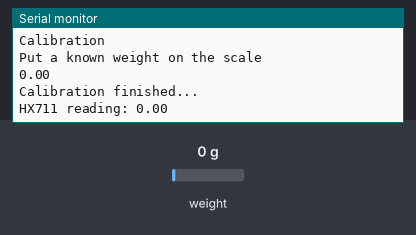
Bench run of a sketch on a simulated Arduino Uno, built with avr-gcc and run on an emulated ATmega328P. Parts: the last lines printed to the serial monitor. The test bench sets the inputs (shaded band); at power-on: weight on the scale 0 g.

Above: at 9.7 s.
9.8 s: weight on the scale set to 100 g
At 11.2 s:
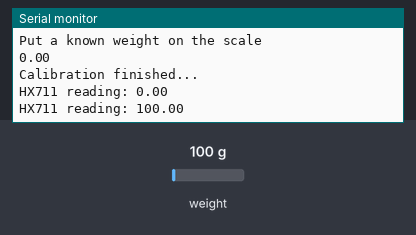
11.5 s: weight on the scale set to 1250 g
At 12.9 s:
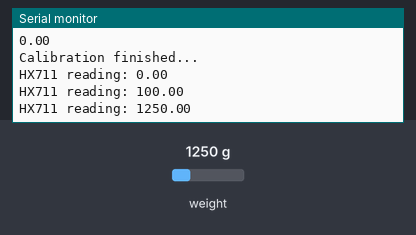
Timing chart, 0 to 14.5 s (numbered marks = the images above; inputs shaded):
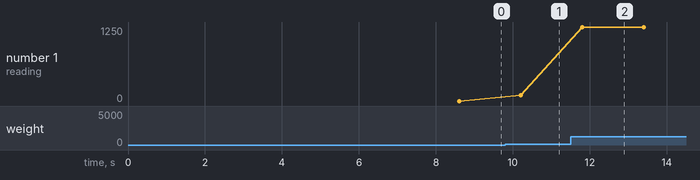

Measured:
- after the input at 9.8 s, the serial monitor: prints a new line after 0.40 s (image 1)
- after the input at 11.5 s, the serial monitor: prints a new line after 0.30 s (image 2)
- plotted number 1: 0 → 100 after the input at 9.8 s, 100 → 1250 after the input at 11.5 s

The sketch:

sketch_jul24a.ino
```cpp
#include "HX711.h"
// HX711 circuit wiring
const int LOADCELL_DOUT_PIN = 5;
const int LOADCELL_SCK_PIN = 4;
const float Calibration_Weight = 513;
HX711 scale;
void setup() {
Serial.begin(57600);
scale.begin(LOADCELL_DOUT_PIN, LOADCELL_SCK_PIN);

//calibration script

scale.set_scale();
scale.tare();
Serial.println("Calibration");
Serial.println("Put a known weight on the scale");
delay(5000);
float x = scale.get_units(10);
x = x / Calibration_Weight;
Serial.println(x);
scale.set_scale(x);
Serial.println("Calibration finished...");

scale.set_scale(-232.97); //measured value I guess

delay(1500);
}
void loop() {

if (scale.is_ready()) {
float reading = scale.get_units();
Serial.print("HX711 reading: ");
Serial.println(reading);
} else {
Serial.println("HX711 not found.");
}
delay(1500);
}
```
